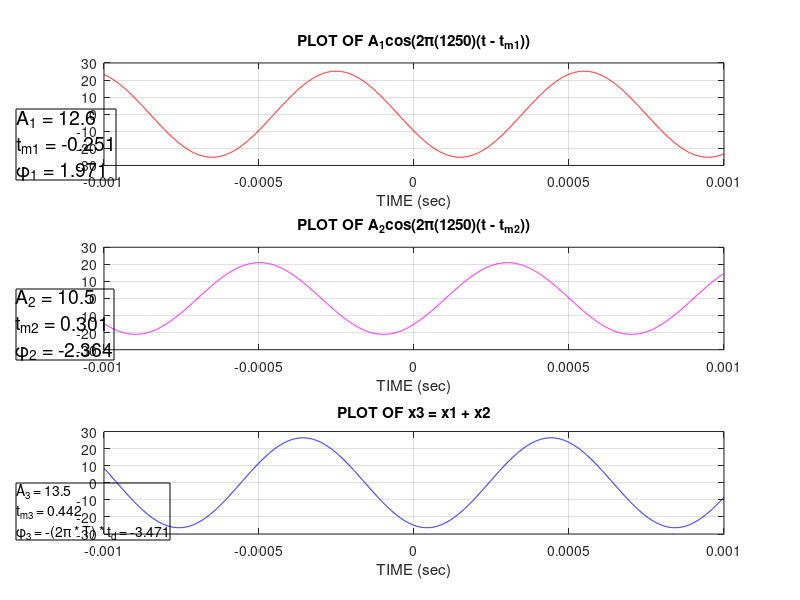

Write the MATLAB code that produced this figure. (Note: this script raises an error after producing the figure.)
% Yonatan Carver
% ECES 352 - Lab 1

% 3 - Laboratory: Manipulating Sinusoids with MATLAB

clear ; clc ; close all
%% (a)
tt = -0.001 : 0.000001 : 0.001;
% These bounds were chosen so that tt covers a range of t that will exhibit
% approximately 2 cycles of the 1250 Hz sinusoids
% The step size was chosen so that there are more than 25 samples per
% period

%% (b)
A2 = 21;                % age
A1 = 1.2 * A2;			% = 25.2
M = 7;                  % month of birthday
D = 30;                 % day of birthday
freq = 1250;            % frequency
T = 1/freq;             % = 0.0008, period

% tm1 & tm2 are both time shifts in the sinusoids
% tm1 causes the sinusoid to be shifted to the left
tm1 = -(37.2/M) * T;    % = -0.0043, time delay 1
% tm2 causes the sinusoid to be shifted to the right
tm2 = (41.3/D) * T;     % = 0.0011, time delay 2

% Generate two 1250 Hz sinusoids with amplitude A1 & A2 and time shifts tm1
% & tm2
x1 = A1 * cos( 2 * pi * freq * (tt - tm1));
x2 = A2 * cos( 2 * pi * freq * (tt - tm2));

%% (c)
% Sum of x1 and x2 sinusoids
x3 = x1 + x2;

%% (d)

subplot(3,1,1)
plot( tt, x1, 'r-')
grid on
% title('PLOT OF x1')
title('PLOT OF A_1cos(2\pi(1250)(t - t_m_1))')
xlabel('TIME (sec)')
annotation('textbox', [0.02 0.7 0.09 0.2], 'String', {...
	'A_1 = 12.6' ...
	't_m_1 = -0.251' ...
	'\phi_1 = 1.971'}, ...
	'FontSize', 14)

subplot(3,1,2)
plot( tt, x2, 'm-')
hold on
% plot(tt, A2*cos(2*pi*1250*tt))	% for testing purposes
grid on
% title('PLOT OF x2')
title('PLOT OF A_2cos(2\pi(1250)(t - t_m_2))')
xlabel('TIME (sec)')
annotation('textbox', [0.02 0.4 0.09 0.2], 'String', {...
	'A_2 = 10.5' ...
	't_m_2 = 0.301' ...
	'\phi_2 = -2.364'}, ...
	'FontSize', 14)

subplot(3,1,3)
plot( tt, x3, 'b-')
hold on
% plot(tt, 26.3*cos(2*pi*1250*tt))	% for testing purposes
grid on
title('PLOT OF x3 = x1 + x2')
xlabel('TIME (sec)')
annotation('textbox', [0.02 0.1 0.09 0.2], 'String', {...
	'A_3 = 13.5' ...
	't_m_3 = 0.442' ...
	'\phi_3 = -(2\pi * T) * t_d = -3.471'}, ...
	'FontSize', 10)

sgtitle('Manipulating Sinusoids with MATLAB')	% subplot title

hold on

%% 3.1 Theoretical Calculations

%% (a) & (b)

% Calculations for time_delay, amplitude, phase (phi), and omega (w)

% The amplitude (P-P) of the signals were found using the findpeaks() 
% function. This function returns the coordinates (x, y) of the maxima on
% the graph. One must convert the function's returned x value to be on the
% same scale as tt (the time window).

% T (period) is found by calculating the distances between two peaks of the
% signal (found using the findpeaks() function), i.e. subtracting two
% subsequent x values

% Omega (w) is found using the equation: (2pi)/T, where T is the period of
% the sinusoid

% Phi (phase) is found using the equation: w*-t_d, where w is the frequency
% and t_d is the time delay

% x1 amplitude = 12.6 (25.2 P-P)
[y_x1, x_x1] = findpeaks(x1);	% find x & y values of peaks
% x1_x_peaks = tt(x_x1)			% get actual x values from tt
% peak 1: (-0.251, 25.2)
% peak 2: (0.549, 25.2)
% T_x1 = 0.549 - -0.251			% T = 0.8 (same for all sinusoids)
w_x1 = 2 * pi / 0.8;			% w = 7.854
phi_x1 = -7.854 * -0.251;		% phi = 1.971

% x2 amplitude = 10.5 (21 P-P)
[y_x2, x_x2] = findpeaks(x2);	% find x & y values of peaks
% x2_x_peaks = tt(x_x2)			% get actual x values from tt
% peak 1: (-0.5, 21)
% peak 2: (0.301, 21)
% T_x2 = 0.301 - -0.5			% T = 0.8 (same for all sinusoids)
w_x2 = 2 * pi / 0.8;			% w = 7.854
phi_x2 = -7.854 * 0.301;		% phi = -2.364

% x3 amplitude = 13.5 (26.3 P-P)
[y_x3, x_x3] = findpeaks(x3);	% find x & y values of peaks
% x3_x_peaks = tt(x_x3)			% get actual x values from tt
% peak 1: (-0.358, 26.3)
% peak 2: (0.442, 26.3)
% T_x3 = 0.442 - -0.358			% T = 0.8 (same for all sinusoids)
w_x3 = 2 * pi / 0.8;			% w = 7.854
phi_x3 = -7.854 * 0.442;		% phi = -3.471

%% (c)
x1_exp = A1 * exp(1j * 2500 * pi * tt); %* exp(1j * 1250 * 2 * pi * -0.0043);	% x1 written in exponential form
x2_exp = A2 * exp(1j * 2500 * pi * tt); %* exp(1j * 1250 * 2 * pi * 0.0011);	% x2 written in exponential form
x3_new = real(x1_exp) + real(x2_exp);	% sum of real parts of x1 & x2

[y_x3_new, x_x3_new] = findpeaks(x3_new);	% find x & y values of peaks
x3_new_x_peaks = tt(x_x3_new);				% get actual x values from tt
% peak 1: (-0.000388, 32.8028)
% peak 2: (0.0004120, 32.8028)
% Amplitude = 16.4014 (32.8028 P-P)


%% 3.2 Complex Amplitude

% Generate values of the sinusoid x_1(t) using complex-amplitude
% representation:
figure; plot(tt, real(x1_exp)); grid on
title('3.2 Complex Amplitude: x_1(t) using complex-amplitude representation')
xlabel('TIME (sec)')


x11 = 25.2*exp(1j * 10.75 * pi);		% x1 in the form: x + jy = -17.8191 + j17.8191
phasorr_x11 = @(x11) [abs(x11) angle(x11)];		% angle in radians
phasorr_x11(x11);	% = 25.2 * exp(1j * 2.3562)
% phasord_x1(x11)

% -------------------------------------------------------------------------

x21 = 21*exp(1j * -2.7 * pi);		% x2 in the form: x + jy = -12.3435 - j16.9894
phasorr_x21 = @(x21) [abs(x21) angle(x21)];		% angle in radians
phasorr_x21(x21);	% = 21 * exp(1j * -2.1991)
% phasord_x2(x21)

%%
x11 = 25.2*exp(1j * 10.75 * pi);
real(x11)

x21 = 21*exp(1j * -2.7 * pi);
real(x21)